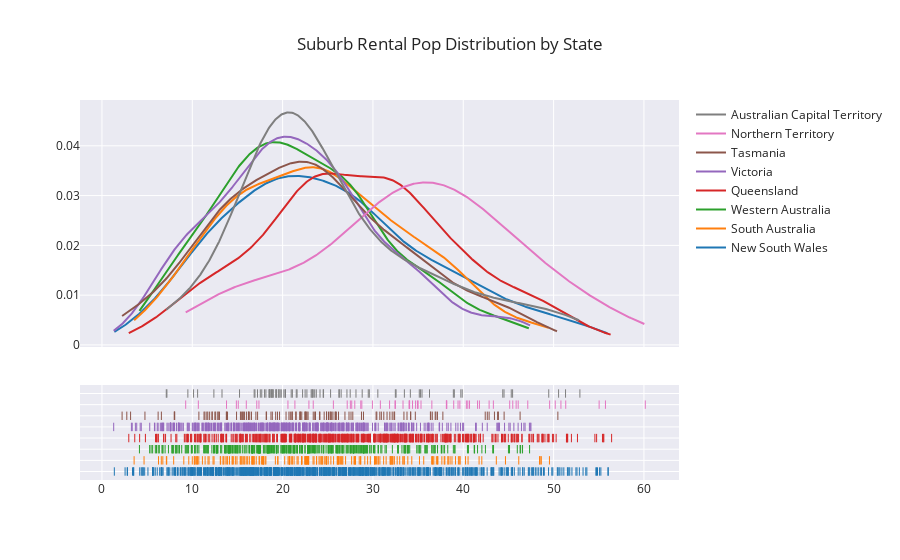

Notebook cell for this chart:
### Code cell
create_distplot_by_state("rental_pop")

### Figure 1 — Plotly figure (JSON) as saved in the notebook; plotly's stock layout.template omitted (floating-point values rounded to 4 significant figures; data arrays with more than 128 entries replaced by an {"elided": "..."} marker saying what was removed)
{"data": [{"legendgroup": "New South Wales", "marker": {"color": "rgb(31, 119, 180)"}, "mode": "lines", "name": "New South Wales", "showlegend": true, "type": "scatter", "x": {"elided": "500 float values"}, "xaxis": "x", "y": {"elided": "500 float values"}, "yaxis": "y"}, {"legendgroup": "South Australia", "marker": {"color": "rgb(255, 127, 14)"}, "mode": "lines", "name": "South Australia", "showlegend": true, "type": "scatter", "x": {"elided": "500 float values"}, "xaxis": "x", "y": {"elided": "500 float values"}, "yaxis": "y"}, {"legendgroup": "Western Australia", "marker": {"color": "rgb(44, 160, 44)"}, "mode": "lines", "name": "Western Australia", "showlegend": true, "type": "scatter", "x": {"elided": "500 float values"}, "xaxis": "x", "y": {"elided": "500 float values"}, "yaxis": "y"}, {"legendgroup": "Queensland", "marker": {"color": "rgb(214, 39, 40)"}, "mode": "lines", "name": "Queensland", "showlegend": true, "type": "scatter", "x": {"elided": "500 float values"}, "xaxis": "x", "y": {"elided": "500 float values"}, "yaxis": "y"}, {"legendgroup": "Victoria", "marker": {"color": "rgb(148, 103, 189)"}, "mode": "lines", "name": "Victoria", "showlegend": true, "type": "scatter", "x": {"elided": "500 float values"}, "xaxis": "x", "y": {"elided": "500 float values"}, "yaxis": "y"}, {"legendgroup": "Tasmania", "marker": {"color": "rgb(140, 86, 75)"}, "mode": "lines", "name": "Tasmania", "showlegend": true, "type": "scatter", "x": {"elided": "500 float values"}, "xaxis": "x", "y": {"elided": "500 float values"}, "yaxis": "y"}, {"legendgroup": "Northern Territory", "marker": {"color": "rgb(227, 119, 194)"}, "mode": "lines", "name": "Northern Territory", "showlegend": true, "type": "scatter", "x": {"elided": "500 float values"}, "xaxis": "x", "y": {"elided": "500 float values"}, "yaxis": "y"}, {"legendgroup": "Australian Capital Territory", "marker": {"color": "rgb(127, 127, 127)"}, "mode": "lines", "name": "Australian Capital Territory", "showlegend": true, "type": "scatter", "x": {"elided": "500 float values"}, "xaxis": "x", "y": {"elided": "500 float values"}, "yaxis": "y"}, {"legendgroup": "New South Wales", "marker": {"color": "rgb(31, 119, 180)", "symbol": "line-ns-open"}, "mode": "markers", "name": "New South Wales", "showlegend": false, "type": "scatter", "x": {"elided": "825 float values"}, "xaxis": "x", "y": {"elided": "825 str values"}, "yaxis": "y2"}, {"legendgroup": "South Australia", "marker": {"color": "rgb(255, 127, 14)", "symbol": "line-ns-open"}, "mode": "markers", "name": "South Australia", "showlegend": false, "type": "scatter", "x": {"elided": "185 float values"}, "xaxis": "x", "y": {"elided": "185 str values"}, "yaxis": "y2"}, {"legendgroup": "Western Australia", "marker": {"color": "rgb(44, 160, 44)", "symbol": "line-ns-open"}, "mode": "markers", "name": "Western Australia", "showlegend": false, "type": "scatter", "x": {"elided": "336 float values"}, "xaxis": "x", "y": {"elided": "336 str values"}, "yaxis": "y2"}, {"legendgroup": "Queensland", "marker": {"color": "rgb(214, 39, 40)", "symbol": "line-ns-open"}, "mode": "markers", "name": "Queensland", "showlegend": false, "type": "scatter", "x": {"elided": "572 float values"}, "xaxis": "x", "y": {"elided": "572 str values"}, "yaxis": "y2"}, {"legendgroup": "Victoria", "marker": {"color": "rgb(148, 103, 189)", "symbol": "line-ns-open"}, "mode": "markers", "name": "Victoria", "showlegend": false, "type": "scatter", "x": {"elided": "458 float values"}, "xaxis": "x", "y": {"elided": "458 str values"}, "yaxis": "y2"}, {"legendgroup": "Tasmania", "marker": {"color": "rgb(140, 86, 75)", "symbol": "line-ns-open"}, "mode": "markers", "name": "Tasmania", "showlegend": false, "type": "scatter", "x": [43.8, 36.36, 18.18, 43.45, 24.6, 27.77, 46.29, 8.04, 11.72, 2.75, 25.27, 15.65, 11.4, 16.24, 12.59, 16.55, 22.12, 43.89, 27.35, 36.97, 11.3, 21.02, 10.73, 25.81, 30.93, 33.77, 30.76, 36.89, 24.08, 32.13, 30.35, 32.4, 20.38, 21.45, 18.86, 19.43, 15.57, 4.76, 50.47, 21.5, 21.99, 23.56, 28.73, 34.17, 30.43, 28.95, 8, 31.2, 15.43, 23.39, 27.57, 36.57, 13.8, 42.43, 31.87, 22.7, 42.66, 21.9, 37.74, 25.27, 21.08, 25.43, 20.85, 6.58, 16.01, 25.95, 3.17, 16.22, 17.23, 8.05, 19.66, 6.22, 32.33, 22.52, 11.92, 24.13, 13.77, 13.01, 20.7, 12.83, 14.9, 25.57, 22.48, 12.21, 33.43, 34.18, 34.69, 21.94, 37.14, 18.22, 17.04, 18.71, 22.49, 23.64, 24.86, 24.87, 25.86, 31.56, 36.4, 25.08, 22.82, 12.18, 16.36, 12.87, 15.79, 22.62, 13.9, 15.33, 11.61, 26.9, 42.86, 44.52, 26.19, 12.5, 19.23, 2.23], "xaxis": "x", "y": ["Tasmania", "Tasmania", "Tasmania", "Tasmania", "Tasmania", "Tasmania", "Tasmania", "Tasmania", "Tasmania", "Tasmania", "Tasmania", "Tasmania", "Tasmania", "Tasmania", "Tasmania", "Tasmania", "Tasmania", "Tasmania", "Tasmania", "Tasmania", "Tasmania", "Tasmania", "Tasmania", "Tasmania", "Tasmania", "Tasmania", "Tasmania", "Tasmania", "Tasmania", "Tasmania", "Tasmania", "Tasmania", "Tasmania", "Tasmania", "Tasmania", "Tasmania", "Tasmania", "Tasmania", "Tasmania", "Tasmania", "Tasmania", "Tasmania", "Tasmania", "Tasmania", "Tasmania", "Tasmania", "Tasmania", "Tasmania", "Tasmania", "Tasmania", "Tasmania", "Tasmania", "Tasmania", "Tasmania", "Tasmania", "Tasmania", "Tasmania", "Tasmania", "Tasmania", "Tasmania", "Tasmania", "Tasmania", "Tasmania", "Tasmania", "Tasmania", "Tasmania", "Tasmania", "Tasmania", "Tasmania", "Tasmania", "Tasmania", "Tasmania", "Tasmania", "Tasmania", "Tasmania", "Tasmania", "Tasmania", "Tasmania", "Tasmania", "Tasmania", "Tasmania", "Tasmania", "Tasmania", "Tasmania", "Tasmania", "Tasmania", "Tasmania", "Tasmania", "Tasmania", "Tasmania", "Tasmania", "Tasmania", "Tasmania", "Tasmania", "Tasmania", "Tasmania", "Tasmania", "Tasmania", "Tasmania", "Tasmania", "Tasmania", "Tasmania", "Tasmania", "Tasmania", "Tasmania", "Tasmania", "Tasmania", "Tasmania", "Tasmania", "Tasmania", "Tasmania", "Tasmania", "Tasmania", "Tasmania", "Tasmania", "Tasmania"], "yaxis": "y2"}, {"legendgroup": "Northern Territory", "marker": {"color": "rgb(227, 119, 194)", "symbol": "line-ns-open"}, "mode": "markers", "name": "Northern Territory", "showlegend": false, "type": "scatter", "x": [43.33, 15.09, 34, 50.18, 34.72, 55.74, 49.56, 34.38, 41.58, 50.81, 46.08, 45.48, 38.14, 27.5, 22.91, 27.99, 35, 29.94, 45.85, 21.36, 32.44, 31.84, 30.82, 23.39, 38.18, 28.65, 45.14, 40.5, 34.04, 33.33, 25.62, 27.15, 14.88, 15.98, 13.79, 35.32, 36.52, 10.67, 39.42, 38.13, 51.34, 34.93, 34.06, 32.49, 55.04, 9.27, 17.38, 39.62, 38.94, 40.69, 42.86, 47.14, 27.65, 20.59, 41.79, 60.15, 17.14, 40.34, 28.77], "xaxis": "x", "y": ["Northern Territory", "Northern Territory", "Northern Territory", "Northern Territory", "Northern Territory", "Northern Territory", "Northern Territory", "Northern Territory", "Northern Territory", "Northern Territory", "Northern Territory", "Northern Territory", "Northern Territory", "Northern Territory", "Northern Territory", "Northern Territory", "Northern Territory", "Northern Territory", "Northern Territory", "Northern Territory", "Northern Territory", "Northern Territory", "Northern Territory", "Northern Territory", "Northern Territory", "Northern Territory", "Northern Territory", "Northern Territory", "Northern Territory", "Northern Territory", "Northern Territory", "Northern Territory", "Northern Territory", "Northern Territory", "Northern Territory", "Northern Territory", "Northern Territory", "Northern Territory", "Northern Territory", "Northern Territory", "Northern Territory", "Northern Territory", "Northern Territory", "Northern Territory", "Northern Territory", "Northern Territory", "Northern Territory", "Northern Territory", "Northern Territory", "Northern Territory", "Northern Territory", "Northern Territory", "Northern Territory", "Northern Territory", "Northern Territory", "Northern Territory", "Northern Territory", "Northern Territory", "Northern Territory"], "yaxis": "y2"}, {"legendgroup": "Australian Capital Territory", "marker": {"color": "rgb(127, 127, 127)", "symbol": "line-ns-open"}, "mode": "markers", "name": "Australian Capital Territory", "showlegend": false, "type": "scatter", "x": [10.59, 38.9, 27.48, 17.22, 51.32, 28.12, 22.21, 17.69, 18.75, 32.48, 19.57, 23.29, 19.25, 26.28, 20.28, 18.61, 39.01, 19.28, 19.59, 35.43, 30.54, 20.14, 13.29, 22.69, 26.48, 23.16, 29.48, 21.08, 49.46, 16.94, 39.88, 26.23, 15.23, 19.34, 33.48, 44.37, 34.14, 23.55, 45.46, 52.91, 36.26, 32.56, 45.31, 21.6, 25.31, 35.26, 21.51, 39.73, 18.5, 29.6, 17.53, 18.52, 18.96, 7.19, 24.49, 44.51, 20.95, 20.32, 9.51, 19.85, 23.27, 18, 19.72, 10.14, 18.92, 16.85, 18.81, 24.14, 27.12, 23.39, 18.58, 28.81, 22.49, 18.15, 35.13, 7.12, 24.53, 50.55, 23.73, 12.39, 18.83], "xaxis": "x", "y": ["Australian Capital Territory", "Australian Capital Territory", "Australian Capital Territory", "Australian Capital Territory", "Australian Capital Territory", "Australian Capital Territory", "Australian Capital Territory", "Australian Capital Territory", "Australian Capital Territory", "Australian Capital Territory", "Australian Capital Territory", "Australian Capital Territory", "Australian Capital Territory", "Australian Capital Territory", "Australian Capital Territory", "Australian Capital Territory", "Australian Capital Territory", "Australian Capital Territory", "Australian Capital Territory", "Australian Capital Territory", "Australian Capital Territory", "Australian Capital Territory", "Australian Capital Territory", "Australian Capital Territory", "Australian Capital Territory", "Australian Capital Territory", "Australian Capital Territory", "Australian Capital Territory", "Australian Capital Territory", "Australian Capital Territory", "Australian Capital Territory", "Australian Capital Territory", "Australian Capital Territory", "Australian Capital Territory", "Australian Capital Territory", "Australian Capital Territory", "Australian Capital Territory", "Australian Capital Territory", "Australian Capital Territory", "Australian Capital Territory", "Australian Capital Territory", "Australian Capital Territory", "Australian Capital Territory", "Australian Capital Territory", "Australian Capital Territory", "Australian Capital Territory", "Australian Capital Territory", "Australian Capital Territory", "Australian Capital Territory", "Australian Capital Territory", "Australian Capital Territory", "Australian Capital Territory", "Australian Capital Territory", "Australian Capital Territory", "Australian Capital Territory", "Australian Capital Territory", "Australian Capital Territory", "Australian Capital Territory", "Australian Capital Territory", "Australian Capital Territory", "Australian Capital Territory", "Australian Capital Territory", "Australian Capital Territory", "Australian Capital Territory", "Australian Capital Territory", "Australian Capital Territory", "Australian Capital Territory", "Australian Capital Territory", "Australian Capital Territory", "Australian Capital Territory", "Australian Capital Territory", "Australian Capital Territory", "Australian Capital Territory", "Australian Capital Territory", "Australian Capital Territory", "Australian Capital Territory", "Australian Capital Territory", "Australian Capital Territory", "Australian Capital Territory", "Australian Capital Territory", "Australian Capital Territory"], "yaxis": "y2"}], "layout": {"barmode": "overlay", "hovermode": "closest", "legend": {"traceorder": "reversed"}, "title": {"text": "Suburb Rental Pop Distribution by State"}, "xaxis": {"anchor": "y2", "domain": [0, 1], "zeroline": false}, "yaxis": {"anchor": "free", "domain": [0.35, 1], "position": 0}, "yaxis2": {"anchor": "x", "domain": [0, 0.25], "dtick": 1, "showticklabels": false}}}
